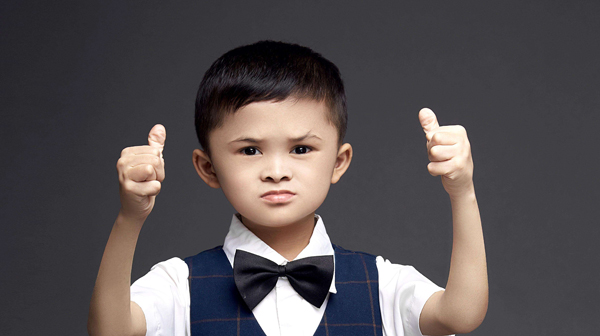
#> input picture projects/01_face_detection/test.jpg, 600 x 336 px, found by its file name
$ python detect.py
#> lines starting #> are read from the running program, lines starting #| are printed output that depends on the picture; after the words box and inside, x2 and y2 are one past the last pixel; in counts of white or black regions, pixels touching at a corner belong together
# detect.py
import cv2
import sys

# 加载预训练模型
try:
    face_cascade = cv2.CascadeClassifier('D:/work/opencv-practice/projects/01_face_detection/haarcascade_frontalface_default.xml')
except Exception as e:
    print("加载模型失败:", e)
    sys.exit(1)

# 读取图片
try:
    img = cv2.imread('D:/work/opencv-practice/projects/01_face_detection/test.jpg')
#> img is the input picture: shape (336, 600, 3); mean B, G, R 82.3, 80.4, 86.5
    if img is None:
        raise FileNotFoundError("无法加载图片，请检查test.jpg是否存在")
    gray = cv2.cvtColor(img, cv2.COLOR_BGR2GRAY)
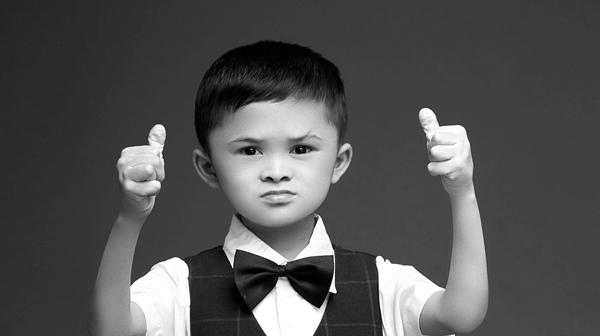
#> gray: shape (336, 600); min 0, max 255, mean 82.5
except Exception as e:
    print("图片处理错误:", e)
    sys.exit(1)

# 人脸检测
faces = face_cascade.detectMultiScale(gray, 1.1, 4)
#> faces = [[208, 95, 138, 138]]
print(f"检测到 {len(faces)} 张人脸")
#| 检测到 1 张人脸

# 绘制矩形框
for (x,y,w,h) in faces:
    cv2.rectangle(img,(x,y),(x+w,y+h),(255,0,0),2)
#> this loop made 1 pass
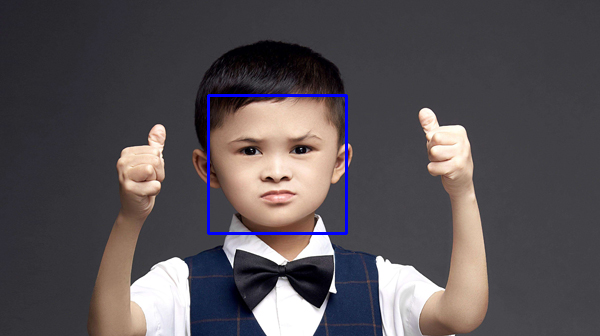
#> img: shape (336, 600, 3); 0.82% of pixels changed, all inside (x1, y1, x2, y2) = (207, 94, 348, 235)

# 保存结果
cv2.imwrite('result.jpg', img)

# 显示结果
cv2.imshow('Face Detection', img)
cv2.waitKey(0)
cv2.destroyAllWindows()
# 用Python生成对比图
import numpy as np

original = cv2.imread('D:/work/opencv-practice/projects/01_face_detection/test.jpg', cv2.IMREAD_COLOR)
result = cv2.imread('result.jpg', cv2.IMREAD_COLOR)
if original is None or result is None:
    print("无法加载图片进行对比")
else:
    if original.ndim != result.ndim:
        if original.ndim == 1:
            original = cv2.cvtColor(original, cv2.COLOR_GRAY2BGR)
        elif result.ndim == 1:
            result = cv2.cvtColor(result, cv2.COLOR_GRAY2BGR)
    compare = np.hstack([original, result])  # 水平拼接
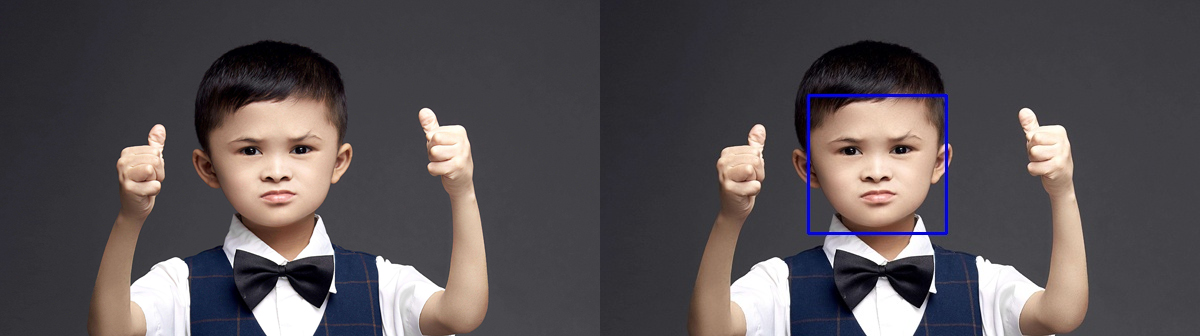
#> compare: shape (336, 1200, 3); mean B, G, R 83, 80.1, 86.1
    cv2.imwrite('compare.png', compare)
